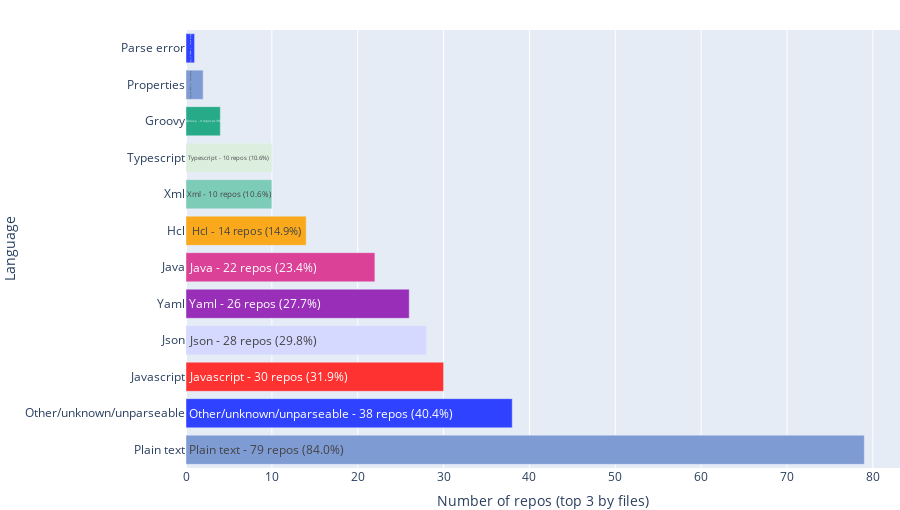

This figure's notebook cell:
### Code cell
# Output the visualization
fig.show(render="plotly_mimetype")

### Figure 1 — Plotly figure (JSON) as saved in the notebook; plotly's stock layout.template omitted (floating-point values rounded to 4 significant figures)
{"data": [{"hovertemplate": "language=%{y}<br>repo_count=%{x}<br>label=%{text}<extra></extra>", "insidetextanchor": "start", "legendgroup": "Parse error", "marker": {"color": "#2F42FF", "pattern": {"shape": ""}}, "name": "Parse error", "orientation": "h", "showlegend": true, "text": ["Parse error - 1 repos (1.1%)"], "textposition": "inside", "type": "bar", "x": [1], "xaxis": "x", "y": ["Parse error"], "yaxis": "y"}, {"hovertemplate": "language=%{y}<br>repo_count=%{x}<br>label=%{text}<extra></extra>", "insidetextanchor": "start", "legendgroup": "Properties", "marker": {"color": "#7E9BD3", "pattern": {"shape": ""}}, "name": "Properties", "orientation": "h", "showlegend": true, "text": ["Properties - 2 repos (2.1%)"], "textposition": "inside", "type": "bar", "x": [2], "xaxis": "x", "y": ["Properties"], "yaxis": "y"}, {"hovertemplate": "language=%{y}<br>repo_count=%{x}<br>label=%{text}<extra></extra>", "insidetextanchor": "start", "legendgroup": "Groovy", "marker": {"color": "#27AA88", "pattern": {"shape": ""}}, "name": "Groovy", "orientation": "h", "showlegend": true, "text": ["Groovy - 4 repos (4.3%)"], "textposition": "inside", "type": "bar", "x": [4], "xaxis": "x", "y": ["Groovy"], "yaxis": "y"}, {"hovertemplate": "language=%{y}<br>repo_count=%{x}<br>label=%{text}<extra></extra>", "insidetextanchor": "start", "legendgroup": "Typescript", "marker": {"color": "#DCEFDE", "pattern": {"shape": ""}}, "name": "Typescript", "orientation": "h", "showlegend": true, "text": ["Typescript - 10 repos (10.6%)"], "textposition": "inside", "type": "bar", "x": [10], "xaxis": "x", "y": ["Typescript"], "yaxis": "y"}, {"hovertemplate": "language=%{y}<br>repo_count=%{x}<br>label=%{text}<extra></extra>", "insidetextanchor": "start", "legendgroup": "Xml", "marker": {"color": "#7DCCB8", "pattern": {"shape": ""}}, "name": "Xml", "orientation": "h", "showlegend": true, "text": ["Xml - 10 repos (10.6%)"], "textposition": "inside", "type": "bar", "x": [10], "xaxis": "x", "y": ["Xml"], "yaxis": "y"}, {"hovertemplate": "language=%{y}<br>repo_count=%{x}<br>label=%{text}<extra></extra>", "insidetextanchor": "start", "legendgroup": "Hcl", "marker": {"color": "#F9A91B", "pattern": {"shape": ""}}, "name": "Hcl", "orientation": "h", "showlegend": true, "text": ["Hcl - 14 repos (14.9%)"], "textposition": "inside", "type": "bar", "x": [14], "xaxis": "x", "y": ["Hcl"], "yaxis": "y"}, {"hovertemplate": "language=%{y}<br>repo_count=%{x}<br>label=%{text}<extra></extra>", "insidetextanchor": "start", "legendgroup": "Java", "marker": {"color": "#DB4197", "pattern": {"shape": ""}}, "name": "Java", "orientation": "h", "showlegend": true, "text": ["Java - 22 repos (23.4%)"], "textposition": "inside", "type": "bar", "x": [22], "xaxis": "x", "y": ["Java"], "yaxis": "y"}, {"hovertemplate": "language=%{y}<br>repo_count=%{x}<br>label=%{text}<extra></extra>", "insidetextanchor": "start", "legendgroup": "Yaml", "marker": {"color": "#992FB9", "pattern": {"shape": ""}}, "name": "Yaml", "orientation": "h", "showlegend": true, "text": ["Yaml - 26 repos (27.7%)"], "textposition": "inside", "type": "bar", "x": [26], "xaxis": "x", "y": ["Yaml"], "yaxis": "y"}, {"hovertemplate": "language=%{y}<br>repo_count=%{x}<br>label=%{text}<extra></extra>", "insidetextanchor": "start", "legendgroup": "Json", "marker": {"color": "#D5D9FF", "pattern": {"shape": ""}}, "name": "Json", "orientation": "h", "showlegend": true, "text": ["Json - 28 repos (29.8%)"], "textposition": "inside", "type": "bar", "x": [28], "xaxis": "x", "y": ["Json"], "yaxis": "y"}, {"hovertemplate": "language=%{y}<br>repo_count=%{x}<br>label=%{text}<extra></extra>", "insidetextanchor": "start", "legendgroup": "Javascript", "marker": {"color": "#FF3232", "pattern": {"shape": ""}}, "name": "Javascript", "orientation": "h", "showlegend": true, "text": ["Javascript - 30 repos (31.9%)"], "textposition": "inside", "type": "bar", "x": [30], "xaxis": "x", "y": ["Javascript"], "yaxis": "y"}, {"hovertemplate": "language=%{y}<br>repo_count=%{x}<br>label=%{text}<extra></extra>", "insidetextanchor": "start", "legendgroup": "Other/unknown/unparseable", "marker": {"color": "#2F42FF", "pattern": {"shape": ""}}, "name": "Other/unknown/unparseable", "orientation": "h", "showlegend": true, "text": ["Other/unknown/unparseable - 38 repos (40.4%)"], "textposition": "inside", "type": "bar", "x": [38], "xaxis": "x", "y": ["Other/unknown/unparseable"], "yaxis": "y"}, {"hovertemplate": "language=%{y}<br>repo_count=%{x}<br>label=%{text}<extra></extra>", "insidetextanchor": "start", "legendgroup": "Plain text", "marker": {"color": "#7E9BD3", "pattern": {"shape": ""}}, "name": "Plain text", "orientation": "h", "showlegend": true, "text": ["Plain text - 79 repos (84.0%)"], "textposition": "inside", "type": "bar", "x": [79], "xaxis": "x", "y": ["Plain text"], "yaxis": "y"}], "layout": {"barmode": "relative", "height": 510, "legend": {"title": {"text": "language"}, "tracegroupgap": 0}, "margin": {"b": 0, "l": 0, "r": 0, "t": 30}, "showlegend": false, "xaxis": {"anchor": "y", "domain": [0, 1], "title": {"text": "Number of repos (top 3 by files)"}}, "yaxis": {"anchor": "x", "categoryarray": ["Plain text", "Other/unknown/unparseable", "Javascript", "Json", "Yaml", "Java", "Hcl", "Xml", "Typescript", "Groovy", "Properties", "Parse error"], "categoryorder": "array", "domain": [0, 1], "title": {"text": "Language"}}}}
